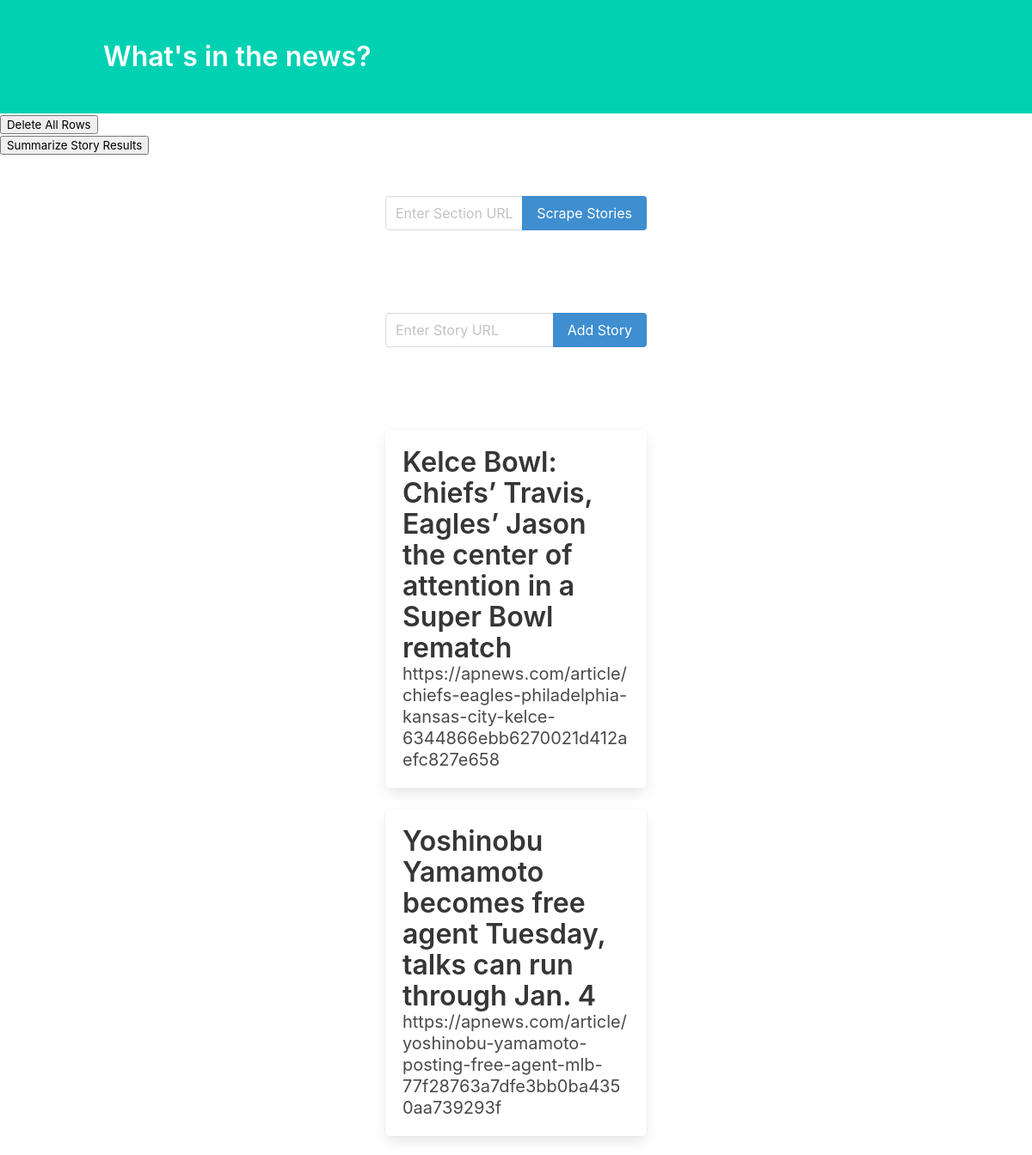
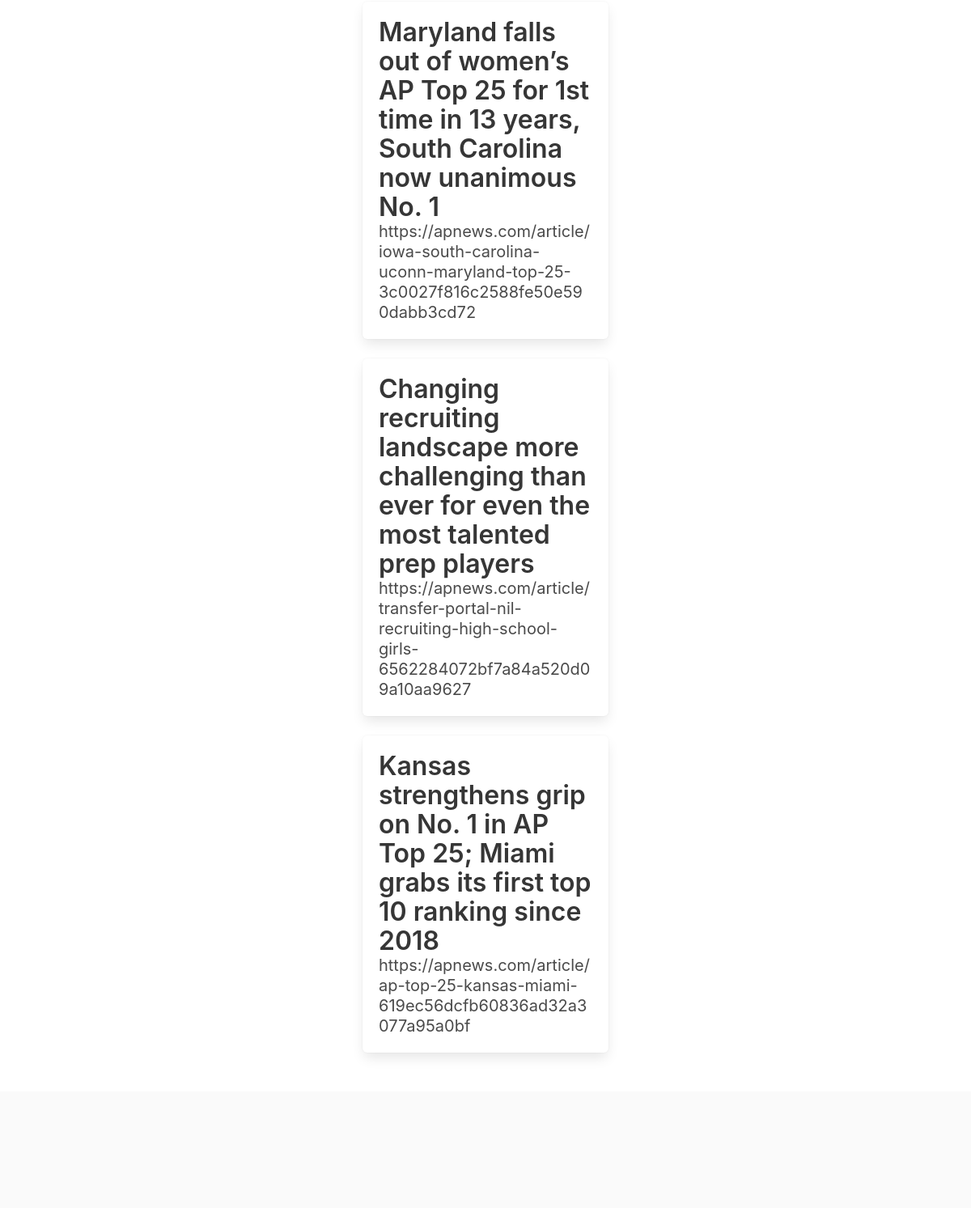
The page / on the database its author committed (2 pictures, top to bottom).
### models.py (models this page shows)
class Story(db.Model):
    id = db.Column(db.Integer, primary_key=True)
    url = db.Column(db.String(500))
    title = db.Column(db.String(500))
    text = db.Column(db.String(100000), nullable=False)

### archive/story_display.py (the view)
@app.route('/', methods=['GET', 'POST'])
def index():
    if request.method == 'POST':
        url = request.form.get('url')
        story_dict = get_page_content(url)
        new_story_obj = Story(url=story_dict['url'], title=story_dict['title'], text=story_dict['text'])
        db.session.add(new_story_obj)
        db.session.commit()
    story_list = []
    stories = Story.query.all()
    for story in stories:
        story_data = {
            'url' :  story.url,
            'title' : story.title,
            'text' : story.text
        }
        story_list.append(story_data)
    return render_template('story_display.html', story_list = story_list)

### archive/story_display.html (shortened to what this page needs)
<!DOCTYPE html>
<html lang="en">
<head>
    <link rel="stylesheet" href="https://cdnjs.cloudflare.com/ajax/libs/bulma/0.6.2/css/bulma.css" />
</head>
<body>
    <section class="hero is-primary">
        <div class="hero-body">
            <div class="container">
                <h1 class="title">
                    What's in the news?
                </h1>
            </div>
        </div>
    </section>
    <form action="{{ url_for('delete_all_rows') }}" method="post">
        <button type="submit">Delete All Rows</button>
    </form>
    <form action="{{ url_for('summarize_results') }}" method="post">
        <button type="submit">Summarize Story Results</button>
    </form>
    <section class="section">
        <div class="container">
            <div class="columns">
                <div class="column is-offset-4 is-4">
                    <form method="POST">
                        <div class="field has-addons">
                            <div class="control is-expanded">
                                <input class="input" name="section_url" id="section_url" type="text" placeholder="Enter Section URL">
                            </div>
                            <div class="control">
                                <button class="button is-info">
                                    Scrape Stories
                                </button>
                            </div>
                        </div>
                    </form>
                </div>
            </div>
        </div>
    </section>
    <section class="section">
        <div class="container">
            <div class="columns">
                <div class="column is-offset-4 is-4">
                    <form method="POST">
                        <div class="field has-addons">
                            <div class="control is-expanded">
                                <input class="input" name="url" id="url" type="text" placeholder="Enter Story URL">
                            </div>
                            <div class="control">
                                <button class="button is-info">
                                    Add Story
                                </button>
                            </div>
                        </div>
                    </form>
                </div>
            </div>
        </div>
    </section>
    <section class="section">
        <div class="container">
            <div class="columns">
                <div class="column is-offset-4 is-4">
                    {% for story in story_list %}
                    <div class="box">
                        <article class="media">
                            <div class="media-content">
                                <div class="content">
                                    <p>
                                        <span class="title">{{ story.title }}</span>
                                        <br>
                                        <span class="subtitle">{{ story.url }}</span>
                                    </p>
                                </div>
                            </div>
                        </article>
                    </div>
                    {% endfor %}
                </div>
            </div>
        </div>
    </section>
    <footer class="footer">
    </footer>
</body>
</html>

### rows shown on the page
Story: title "Kelce Bowl: Chiefs’ Travis, Eagles’ Jason the center of attention in a Super Bowl rematch", url "https://apnews.com/article/chiefs-eagles-philadelphia-kansas-city-kelce-6344866ebb6270021d412aefc827e658"
Story: title "Yoshinobu Yamamoto becomes free agent Tuesday, talks can run through Jan. 4", url "https://apnews.com/article/yoshinobu-yamamoto-posting-free-agent-mlb-77f28763a7dfe3bb0ba4350aa739293f"
Story: title "Maryland falls out of women’s AP Top 25 for 1st time in 13 years, South Carolina now unanimous No. 1", url "https://apnews.com/article/iowa-south-carolina-uconn-maryland-top-25-3c0027f816c2588fe50e590dabb3cd72"
Story: title "Changing recruiting landscape more challenging than ever for even the most talented prep players", url "https://apnews.com/article/transfer-portal-nil-recruiting-high-school-girls-6562284072bf7a84a520d09a10aa9627"
Story: title "Kansas strengthens grip on No. 1 in AP Top 25; Miami grabs its first top 10 ranking since 2018", url "https://apnews.com/article/ap-top-25-kansas-miami-619ec56dcfb60836ad32a3077a95a0bf"
